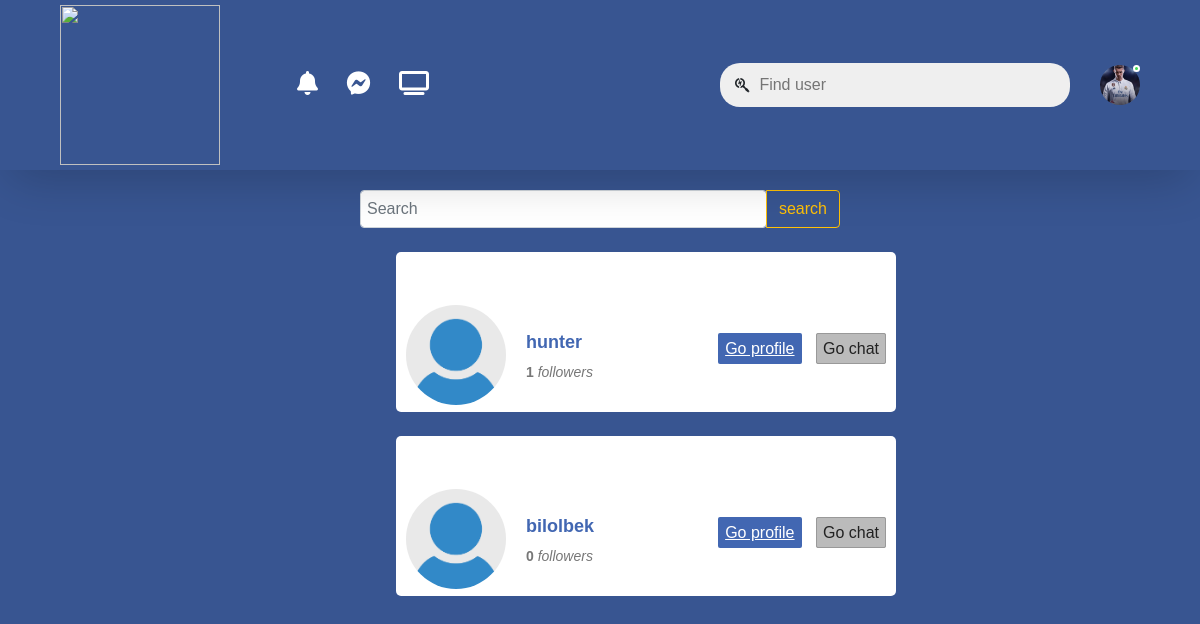
Screenshot of /user/1/followers/ (signed in) with the database file from the repository.
### user/models.py (models this page shows, shortened)
class CustomUser(AbstractUser):
    image = models.ImageField(upload_to='user-media/', default='default-profile.jpg')

### facebook/models.py (models this page shows, shortened)
class Profile(models.Model):
    user = models.OneToOneField(CustomUser, on_delete=models.CASCADE)
    followed = models.ManyToManyField(CustomUser, related_name='following', blank=True, null=True)

### facebook/views.py (the view)
# urls.py: path('user/<int:id>/followers/', OneUserFollowersPageView.as_view(), name='one-user-followers'),
class OneUserFollowersPageView(View):
    def get(self, request, id):
        user = CustomUser.objects.get(id=id)
        search = request.GET.get('q', '')
        followers = user.profile.followed.all()
        if search:
            followers = followers.filter(
                Q(username__icontains=search)
            )
        context = {
            'followers': followers,
            'search': search,
        }
        return render(request, 'user/one-user-followers.html', context)

### facebook/templates/user/one-user-followers.html (shortened to what this page needs)
{% extends 'base.html' %}
{% load static %}
{% block content %}
    <form class="input-group " style="width: 40vw; margin-left: 30vw; margin-top: 1.7vw">
  <input value="{{ search }}" name="q" style="padding: 0.5vw" type="search" class="form-control rounded" placeholder="Search" aria-label="Search" aria-describedby="search-addon" />
  <button type="submit" class="btn btn-outline-warning" data-mdb-ripple-init>search</button>
</form>
    {% for i in followers %}
    <div id="fb" style="margin-bottom: 1vw">
		<div style="position: relative;">
			<img src="{{ i.image.url }}" height="100" width="100">
			<p id="info"><b>{{ i.username }}</b> <br> <span><b>{{ i.profile.followed.all.count }}</b> <i>followers</i></p>
			<div id="button-block">
                <a href="{% url 'user-detail' i.id %}" id="confirm">Go profile</a>
				<a id="delete">Go chat</a>
			</div>
		</div>
	</div>
    {% endfor %}
{% endblock content %}

### facebook/templates/base.html (shortened to what this page needs)
{% load static %}
<!DOCTYPE html>
<html lang="en">
<head>
    <link href="{% static 'main.css' %}" rel="stylesheet" type="text/css">
    <link href="https://cdn.jsdelivr.net/npm/bootstrap@5.0.2/dist/css/bootstrap.min.css" rel="stylesheet">
    <link rel="stylesheet" href="https://cdnjs.cloudflare.com/ajax/libs/font-awesome/6.5.1/css/all.min.css" />
</head>
<body>
    <nav>
        <div class="nav-left">
          <img src="https://cdn.shopify.com/s/files/1/0702/0511/2635/files/logo.png" class="logo" />
          <ul>
            <a href="#"><i class="fa-solid fa-bell fa-xl"></i></a>
            <a href="#"><i class="fa-brands fa-facebook-messenger fa-xl"></i></a>
            <a href="{% url 'home' %}"><i class="fa-solid fa-tv fa-xl"></i></a>
          </ul>
        </div>
        <div class="nav-right">
          <div class="search-box">
            <i class="fa-brands fa-searchengin"></i>
            <a href="{% url 'user-search' %}"><input type="text" placeholder="Find user" /></a>
          </div>
          <div class="nav-user-icon online" onclick="settingsmenutoggle()">
            <a href="{% url 'user-profile' %}"><img src="{{ request.user.image.url }}" /></a>
          </div>
        </div>
      </nav>
{% block content %}
{% endblock content %}
</body>
</html>

### static/main.css (style rules this page uses)
* { margin: 0; padding: 0; font-family: sans-serif; box-sizing: border-box; }
:root { --body-color:#efefef; --nav-color:#385591; --bg-color:#fff; }
body { background:var(--body-color); transition: background 0.3s; }
nav { display: flex; align-items: center; justify-content: space-between; background: var(--nav-color); padding: 5px 5%; position: sticky; top: 0; z-index: 100; }
.logo { width: 160px; margin-right: 45px; }
.nav-left, .nav-right { display: flex; align-items: center; }
.nav-user-icon img { width: 40px; height: 40px; border-radius: 50%; cursor: pointer; object-fit: cover; }
.nav-user-icon { margin-left: 30px; }
.search-box { background: #efefef; width: 350px; border-radius: 20px; display: flex; align-items: center; padding: 0 15px; }
.search-box input { width: 100%; background: transparent; padding: 10px; outline: none; border: 0; }
.online { position: relative; }
.online::after { content: ""; width: 7px; height: 7px; border: 2px solid #fff; border-radius: 50%; background: #41db51; position: absolute; top: 0; right: 0; }
.fa-xl { position: relative; margin-top: 2vw; margin-right: 2vw; color: white; cursor: pointer; }

### facebook/templates/base.html (style rules this page uses)
.fa-xl { position: relative; margin-top: 2vw; margin-right: 2vw; color: white; cursor: pointer; }
body { background-color: #e2eaea; }
nav { box-shadow: rgba(0, 0, 0, 0.2) 0px 18px 50px -10px; }

### facebook/templates/user/one-user-followers.html (style rules this page uses)
#fb { width:500px; border:none; background-color: white; border-radius:5px; height:160px; margin-left: 33vw; margin-top: 2vw; position: relative; padding-top: -2vw; }
#fb p { font-family:sans-serif; margin: 0 0 0 10px; line-height:30px; }
#fb img { position:absolute; left:10px; top:52.5px; border-radius: 60%; background-size: cover; object-fit: cover; }
#info { position:absolute; left:120px; top:75px; }
#info { color:#4267B2; line-height:25px; font-size:18px; }
#info span { color:#777; font-size:14px; }
#button-block { position:absolute; right:10px; top:85px; }
#confirm, #delete { background-color:#4267B2; color:white; padding:7px; border-radius:2px; margin-right:10px; font-family:sans-serif; }
#delete { color:#222; background-color:#bbb; border:1px solid #999; padding:6px; margin-right:0; }
body { background-color: #385591; }

### rows the page displays
CustomUser: user.image (picture)
CustomUser: image (placeholder picture), username "hunter", profile.followed.all.count "1"
CustomUser: image (placeholder picture), username "bilolbek", profile.followed.all.count "0"
